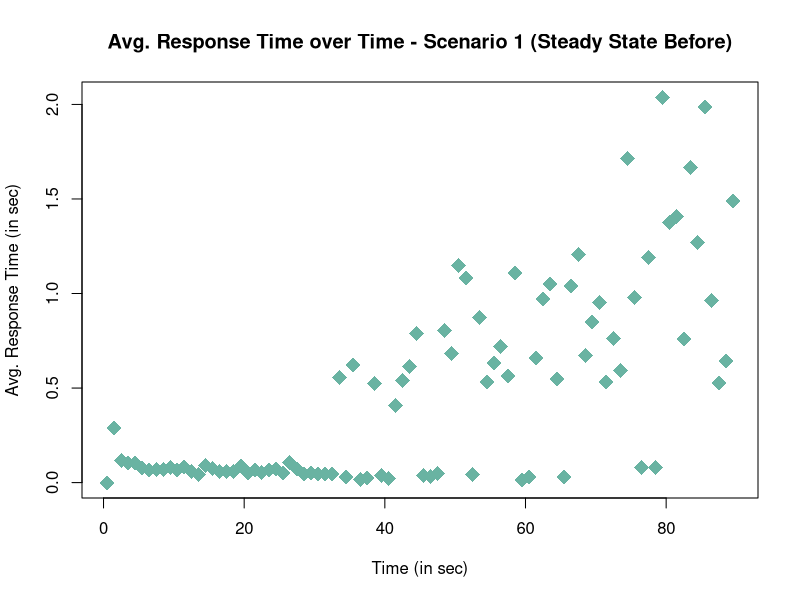
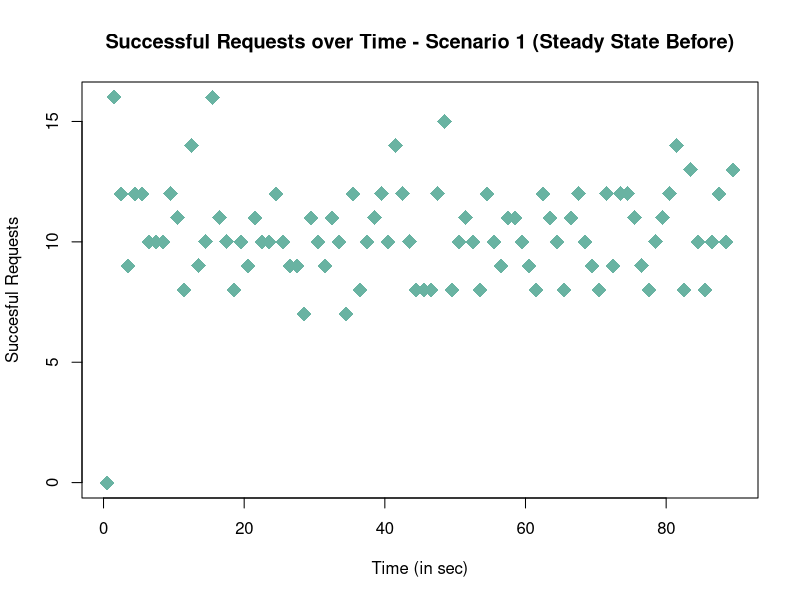
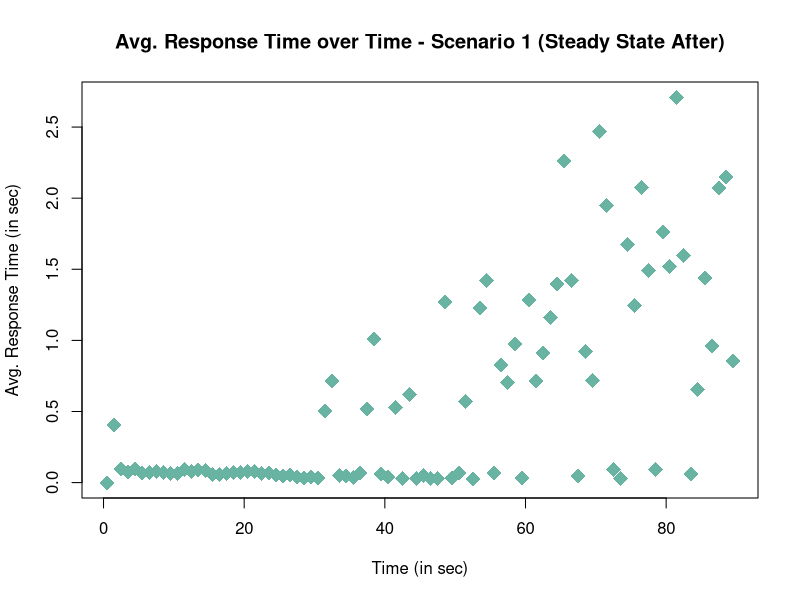
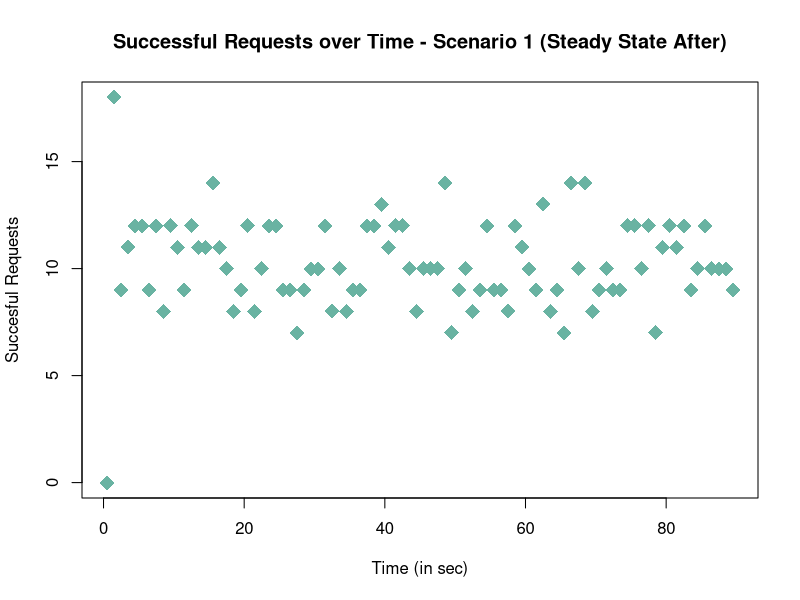
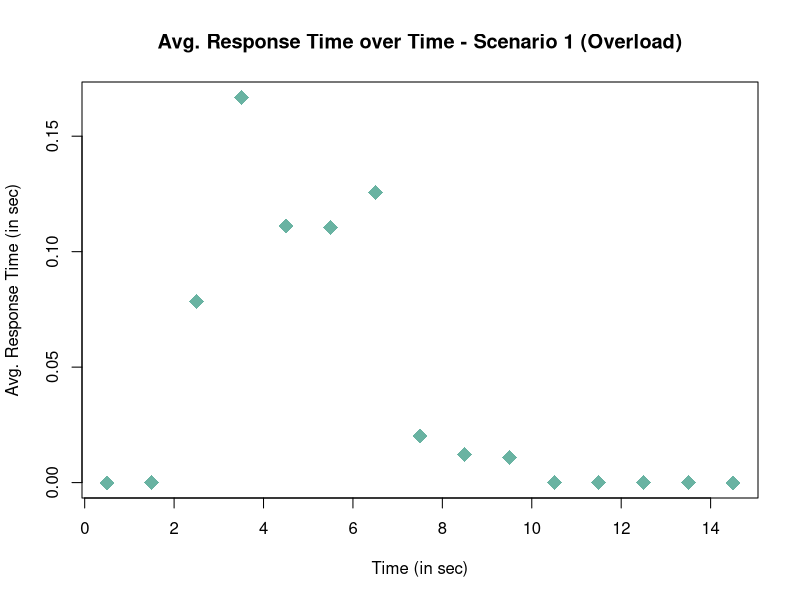
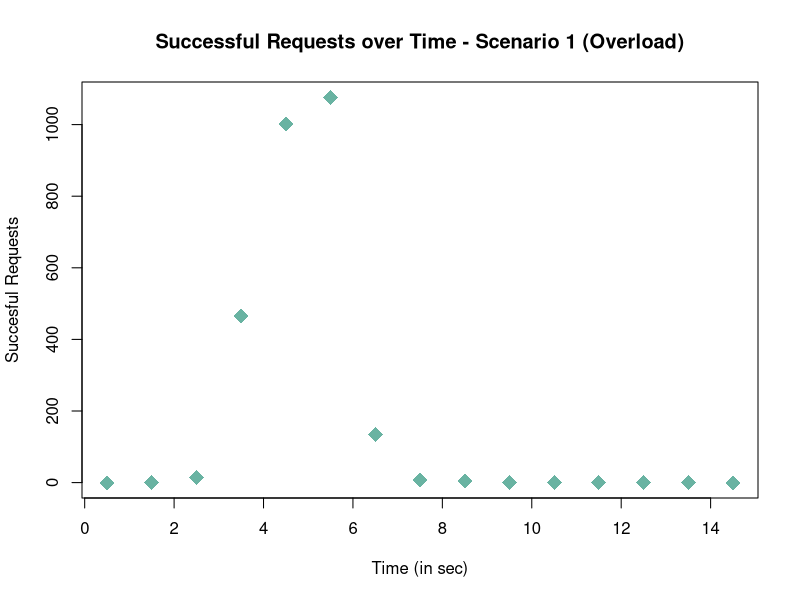
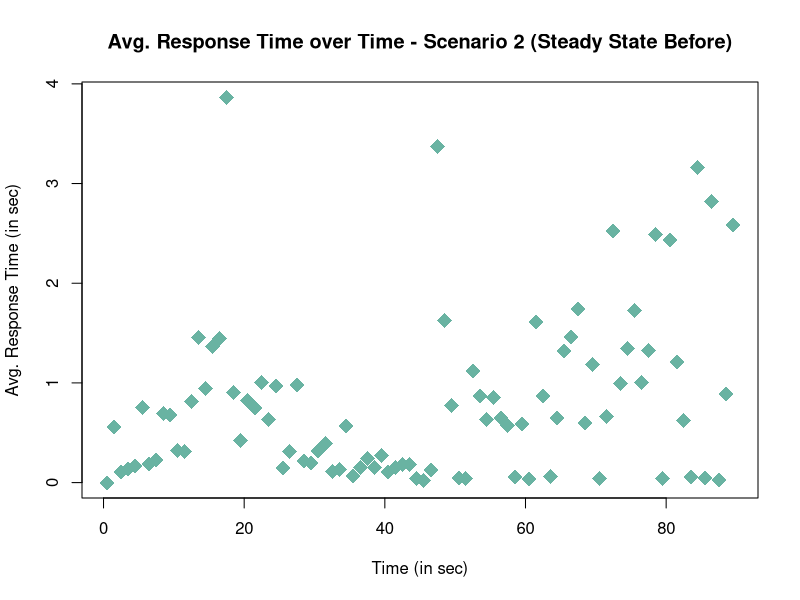
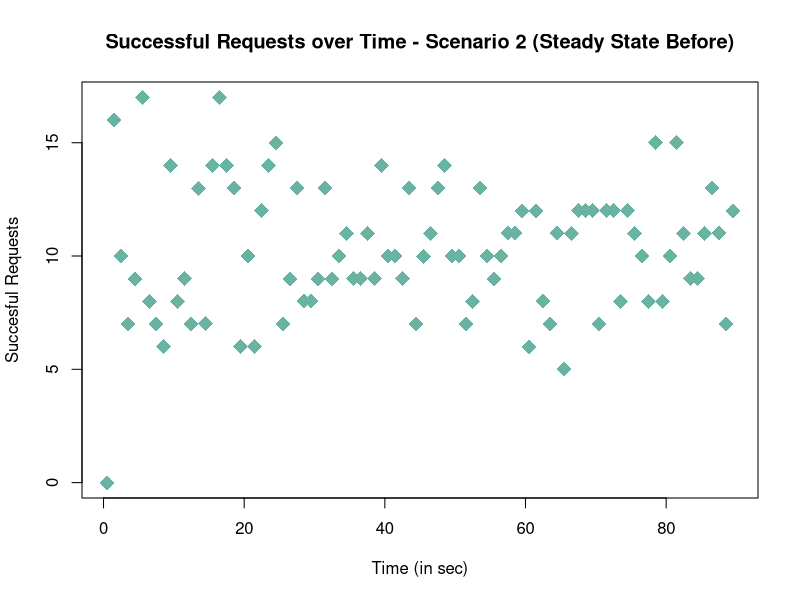

These figures' R source, in order:
##---------------------------------------------------------------##
##                Load libraries and import data                 ##
##---------------------------------------------------------------##

# Load libraries
library(ggplot2)

# Import data
sc1_steady_before_data <- read.csv("scenario-1/steady-log-pre.csv")
sc1_steady_after_data <- read.csv("scenario-1/steady-log-post.csv")
sc1_overload_data <- read.csv("scenario-1/overload-log.csv")
sc2_steady_before_data <- read.csv("scenario-2/steady-log-pre.csv")
sc2_steady_after_data <- read.csv("scenario-2/steady-log-post.csv")
sc3_steady_before_data <- read.csv("scenario-3/steady-log-pre.csv")
sc3_steady_after_data <- read.csv("scenario-3/steady-log-post.csv")
sc4_steady_before_data <- read.csv("scenario-4/steady-log-pre.csv")
sc4_steady_after_data <- read.csv("scenario-4/steady-log-post.csv")

##---------------------------------------------------------------##
##                   Descriptive Statistics                      ##
##---------------------------------------------------------------##


summary(sc1_steady_before_data)



##---------------------------------------------------------------##
##                       Generate Graphs                         ##
##---------------------------------------------------------------##

# Creates a Scatterplot with the given values and labels and saves it
create_scatter_plot <- function(x, y, x_label, y_label, plot_label) {
  plot(x, y,
       #     xlim=c(0,250) , ylim=c(0,250), 
       pch=18, 
       cex=2, 
       col="#69b3a2",
       xlab=x_label, ylab=y_label,
       main=plot_label
  )
  dev.off()
}

# Creates the file path and file for the given labels
create_path_and_file <- function(plot_label, scenario_num) {
  path = paste("./scenario-", scenario_num, "/", sep="")
  dir.create(path, showWarnings = FALSE) # Create directory if it doesn't exist
  pdf(file = file.path(path, paste(plot_label, ".pdf", sep = "")),   # The directory you want to save the file in
      width = 8, # The width of the plot in inches
      height = 6)
}

# Creates a scatter plot and saves it to PDF
create_and_save_scatter_plot <- function(x_data, y_data, plot_label, x_label, y_label, scenario_num) {
  create_path_and_file(plot_label, scenario_num)
  create_scatter_plot(x_data,
                      y_data,
                      x_label,
                      y_label,
                      plot_label)
}

# Creates a success scatter plot and saves it to PDF
create_and_save_success_scatter_plot <- function(data, scenario_num, data_label) {
  plot_label <- paste("Successful Requests over Time - Scenario", scenario_num, data_label)
  x_label <- "Time (in sec)"
  y_label <- "Succesful Requests"
  x_data <- data$Target.Time
  y_data <- data$Successful.Transactions
  create_and_save_scatter_plot(x_data, y_data, plot_label, x_label, y_label, scenario_num)
}

# Creates a response time scatter plot and saves it to PDF
create_and_save_response_time_scatter_plot <- function(data, scenario_num, data_label) {
  plot_label <- paste("Avg. Response Time over Time - Scenario", scenario_num, data_label)
  x_label <- "Time (in sec)"
  y_label <- "Avg. Response Time (in sec)"
  x_data <- data$Target.Time
  y_data <- data$Avg.Response.Time
  create_and_save_scatter_plot(x_data, y_data, plot_label, x_label, y_label, scenario_num)
}


# ---


# Scenario 1
scenario_num <- 1
data_label <- "(Steady State Before)"
data <- sc1_steady_before_data
create_and_save_response_time_scatter_plot(data, scenario_num, data_label)
create_and_save_success_scatter_plot(data, scenario_num, data_label)
data_label <- "(Steady State After)"
data <- sc1_steady_after_data
create_and_save_response_time_scatter_plot(data, scenario_num, data_label)
create_and_save_success_scatter_plot(data, scenario_num, data_label)
data_label <- "(Overload)"
data <- sc1_overload_data
create_and_save_response_time_scatter_plot(data, scenario_num, data_label)
create_and_save_success_scatter_plot(data, scenario_num, data_label)

# Scenario 2
scenario_num <- 2
data_label <- "(Steady State Before)"
data <- sc2_steady_before_data
create_and_save_response_time_scatter_plot(data, scenario_num, data_label)
create_and_save_success_scatter_plot(data, scenario_num, data_label)
data_label <- "(Steady State After)"
data <- sc2_steady_after_data
create_and_save_response_time_scatter_plot(data, scenario_num, data_label)
create_and_save_success_scatter_plot(data, scenario_num, data_label)

# Scenario 3
scenario_num <- 3
data_label <- "(Steady State Before)"
data <- sc3_steady_before_data
create_and_save_response_time_scatter_plot(data, scenario_num, data_label)
create_and_save_success_scatter_plot(data, scenario_num, data_label)
data_label <- "(Steady State After)"
data <- sc3_steady_after_data
create_and_save_response_time_scatter_plot(data, scenario_num, data_label)
create_and_save_success_scatter_plot(data, scenario_num, data_label)

# Scenario 4
scenario_num <- 4
data_label <- "(Steady State Before)"
data <- sc4_steady_before_data
create_and_save_response_time_scatter_plot(data, scenario_num, data_label)
create_and_save_success_scatter_plot(data, scenario_num, data_label)
data_label <- "(Steady State After)"
data <- sc4_steady_after_data
create_and_save_response_time_scatter_plot(data, scenario_num, data_label)
create_and_save_success_scatter_plot(data, scenario_num, data_label)




